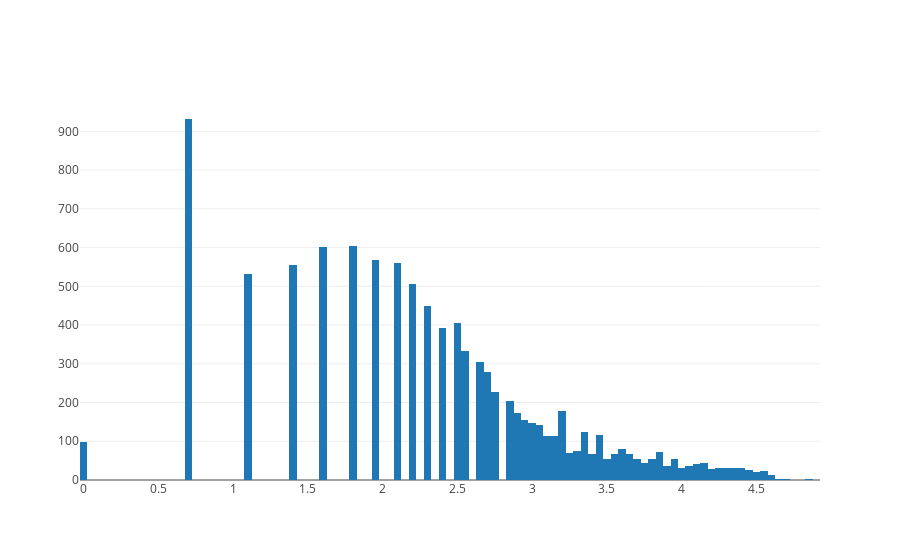

Write notebook code for a chart like this one.
### Code cell
trace1 = go.Histogram(x=np.log(train.desc_len+1))
fig=dict(data=[trace1])
py.iplot(fig)

### Figure 1 — Plotly figure (JSON) as saved in the notebook; plotly's stock layout.template omitted (floating-point values rounded to 4 significant figures; data arrays with more than 128 entries replaced by an {"elided": "..."} marker saying what was removed)
{"data": [{"type": "histogram", "x": {"elided": "10000 float values"}}], "layout": {}}
